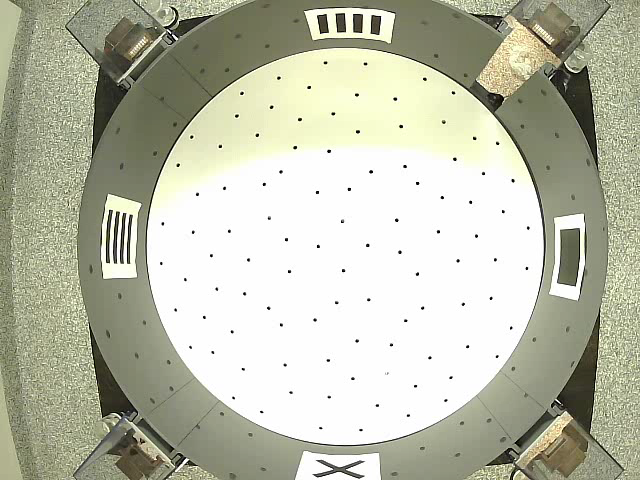
#> input picture data/BackgroundImage/BKGDimage-pilot.png, 640 x 480 px
$ python -i cv_arena_hole_detect.py   (imports and definitions only)
#> lines starting #> are read from the running program, lines starting #| are printed output that depends on the picture
# -*- coding: utf-8 -*-
"""
Created on Sat Apr  1 15:42:23 2023

detects arena and hole coordinates based on opencv

@author: Kelly
"""
import cv2
import numpy as np
import matplotlib.pyplot as plt
from modules import lib_process_data_to_mat as plib

def detect_arena_circle(image_path, mask_sensitivity=40, scaling = 500.):
#> called with mask_sensitivity = 40, scaling = 500
    img = cv2.imread(image_path)
#> img is the input picture: shape (480, 640, 3); mean B, G, R 170.5, 189.1, 187.3
    scale_ratio = img.shape[0] / scaling #gets image scale ratio for height
#> scale_ratio = 0.96
    img = cv2.resize(img, (int(img.shape[1]/scale_ratio), int(img.shape[0]/scale_ratio)), interpolation = cv2.INTER_AREA)
#> img: shape (500, 666, 3)

    gray = cv2.cvtColor(img, cv2.COLOR_BGR2GRAY) #convet to grayscale
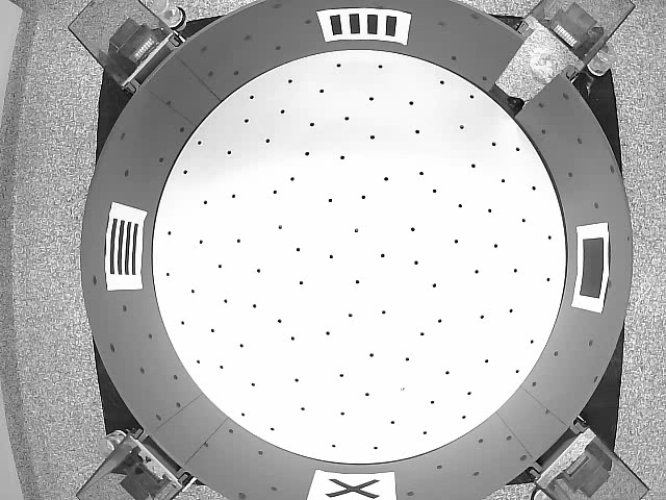
#> gray: shape (500, 666); min 0, max 255, mean 186.4
    gray = cv2.bilateralFilter(gray, 11, 17, 17) #blur image

    #this is the magic detect circles function
    circle_arena = cv2.HoughCircles(gray, method=cv2.HOUGH_GRADIENT,dp=1,minDist=20,
                                param1=80,
                                param2=mask_sensitivity, #increase to reduce circles
                                minRadius=50,maxRadius=200)
#> circle_arena = 117 rows, first 8: [205.5, 265.5, 195], [217.5, 249.5, 196.1], [196.5, 246.5, 199.4], [178.5, 166.5, 156.5], [148.5, 339.5, 133.4], [236.5, 258.5, 199.4], [177.5, 263.5, 166.4], [162.5, 364.5, 133.4]

    circle_arena = np.uint16(np.around(circle_arena)) #convert to int
#> circle_arena = 117 rows, first 8: [206, 266, 195], [218, 250, 196], [196, 246, 199], [178, 166, 156], [148, 340, 133], [236, 258, 199], [178, 264, 166], [162, 364, 133]

    for i in circle_arena[0,:]:
        # draw the outer circle
        cv2.circle(gray,(i[0],i[1]),i[2],(0,255,0), 2) #center, radius, colour, thickness
        cv2.circle(gray,(i[0],i[1]),2,(0,0,255),3) # draw the center of the circle
        main_circle = [i[0],i[1],i[2]]
#> this loop made 117 passes
#> main_circle on passes 1 to 12: [206, 266, 195], [218, 250, 196], [196, 246, 199], [178, 166, 156], [148, 340, 133], [236, 258, 199], [178, 264, 166], [162, 364, 133], [486, 190, 176], [158, 292, 146], [174, 234, 155], [164, 134, 133]
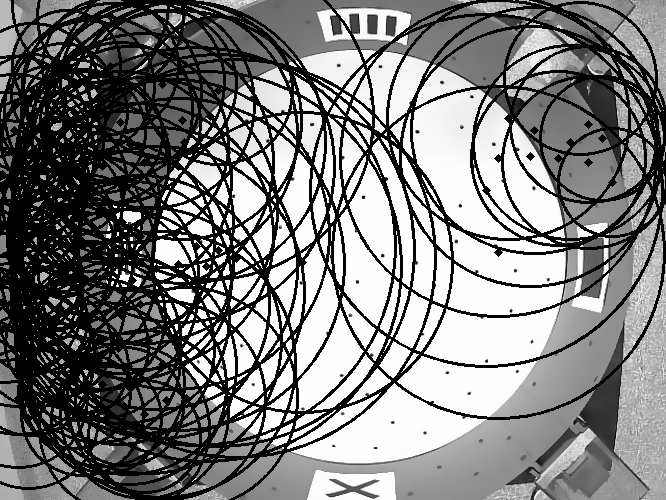
#> gray: shape (500, 666); min 0, max 254, mean 123.5
    plt.imshow(gray) #test to see if arena circle is detected. If done correctly, there should be a single circle
    return main_circle, gray

# [65 lines left out: functions detect_arena_hole_coords, filter_holes, transpose_coords, not called in this run]

# [8 lines not run here, left out]

>>> result = detect_arena_circle('../data/BackgroundImage/BKGDimage-pilot.png')
